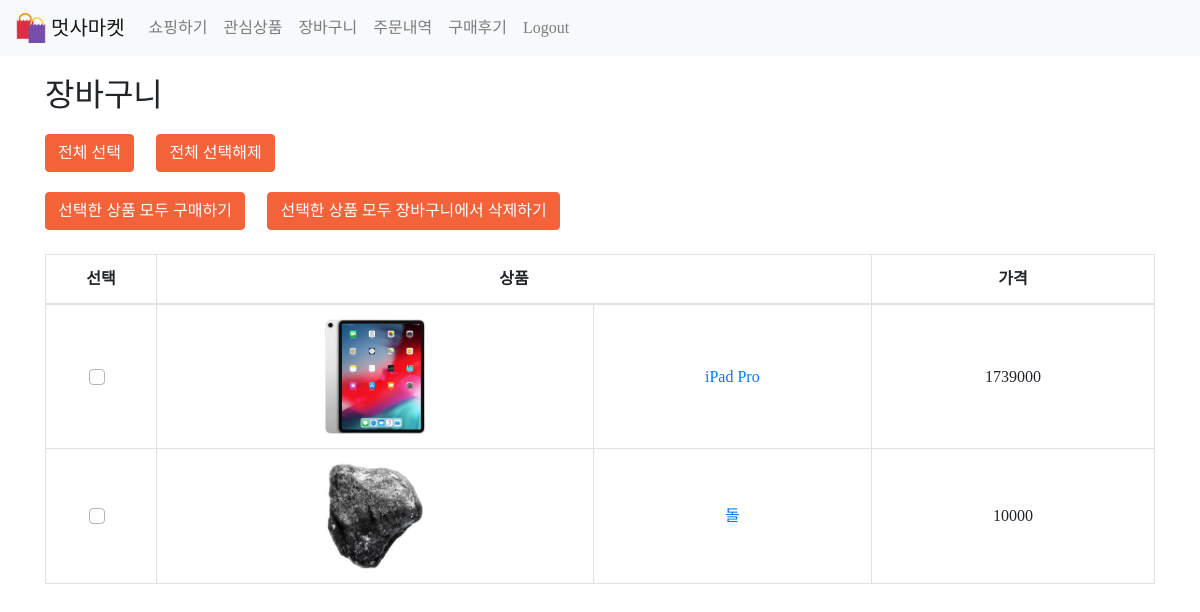
/items/cart/ (signed in), run on the app's committed database.
### items/models.py (models this page shows, shortened)
class Item(models.Model):
    objects = models.Manager()
    name = models.CharField(max_length=200)
    price = models.IntegerField()
    description = models.TextField(null=True)
    image = models.ImageField(upload_to="images/", null=True)
    bought = models.IntegerField(default=0)
    favourites = models.ManyToManyField(User, related_name='favourites')
    cart = models.ManyToManyField(User, related_name='cart')
    created_at = models.DateTimeField(auto_now_add=True)
    updated_at = models.DateTimeField(auto_now=True)

### items/views.py (the view)
# urls.py: path('cart/', views.cart, name="cart"),
def cart(request):
    user = request.user
    items = Item.objects.filter(cart = user)
    return render(request, 'items/cart.html', {'items': items})

### items/templates/items/cart.html (shortened to what this page needs)
{% extends 'base.html' %}
{% load staticfiles %}
{% block content %}
    <h2 class="h-text top-margin-20 bottom-margin-20">장바구니</h2>
    {% if items %}
    <div class="bottom-margin-20">
    <button class="btn btn-primary" onclick="check_all()">전체 선택</button> &nbsp; &nbsp;
    <button class="btn btn-primary" onclick="uncheck_all()">전체 선택해제</button>
    </div>
    <form method="POST">
        <div>
            <input type="submit" class="btn btn-primary" formaction="{% url 'items:order' %}" value="선택한 상품 모두 구매하기"> &nbsp; &nbsp;
            <input type="submit" class="btn btn-primary" formaction="{% url 'items:cart_delete' %}" value="선택한 상품 모두 장바구니에서 삭제하기">
            <br><br>
        </div>
        <table class="table table-bordered review-text">
            <thead>
                <tr>
                    <th width="10%" scope="col">선택</th>
                    <th colspan="2" scope="col">상품</th>
                    <th scope="col">가격</th>
                </tr>
            </thead>
            <tbody>
            {% for item in items %}
            <tr>
                <td style="vertical-align: middle;">
                    <div class="custom-control custom-checkbox">
                    </div>
                </td>
                <td style="vertical-align: middle;"><a href="{% url 'items:show' item.pk %}"><img src="{{ item.image.url }}" alt="" width="100"></a></td>
                <td style="vertical-align: middle;"><a href="{% url 'items:show' item.pk %}">{{ item.name }}</a></td>
                <td style="vertical-align: middle;">{{ item.price }}</td>
            </tr>
            {% endfor %}
            </tbody>
        </table>
    </form>
    {% endif %}
    <br><br>
    <button type="button" onclick="topFunction()" class="scrollBtn" id="myBtn">Top</button><br><br>
{% endblock %}

### project/static/css/project.css (style rules this page uses)
.h-text { font-family: "GyeonggiTitleM"; }
.top-margin-20 { margin-top: 20px; }
.bottom-margin-20 { margin-bottom: 20px; }
.modal, .review-text, .form-text { font-family: "Handon3gyeopsal300g"; }
.table { text-align: center; }
.btn-primary { color: #fff; background-color: #f4623a; border-color: #f4623a; font-family: "Handon3gyeopsal300g"; }

### data on the page
Item: image (picture), name "iPad Pro", price "1739000"
Item: image (picture), name "돌", price "10000"
